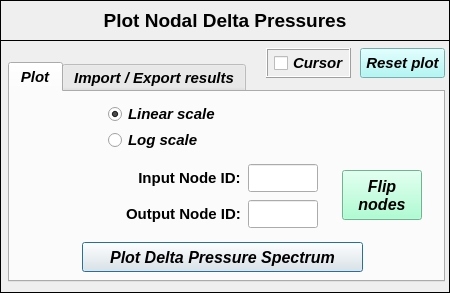
<?xml version="1.0" encoding="UTF-8"?>
<ui version="4.0">
 <class>Dialog</class>
 <widget class="QDialog" name="Dialog">
  <property name="windowModality">
   <enum>Qt::NonModal</enum>
  </property>
  <property name="geometry">
   <rect>
    <x>0</x>
    <y>0</y>
    <width>450</width>
    <height>293</height>
   </rect>
  </property>
  <property name="sizePolicy">
   <sizepolicy hsizetype="Fixed" vsizetype="Expanding">
    <horstretch>0</horstretch>
    <verstretch>0</verstretch>
   </sizepolicy>
  </property>
  <property name="minimumSize">
   <size>
    <width>450</width>
    <height>293</height>
   </size>
  </property>
  <property name="maximumSize">
   <size>
    <width>450</width>
    <height>293</height>
   </size>
  </property>
  <property name="contextMenuPolicy">
   <enum>Qt::DefaultContextMenu</enum>
  </property>
  <property name="windowTitle">
   <string>Plot Nodal Delta Pressures</string>
  </property>
  <property name="windowIcon">
   <iconset>
    <normaloff>../../../../../../Downloads/load - Copia.png</normaloff>../../../../../../Downloads/load - Copia.png</iconset>
  </property>
  <property name="whatsThis">
   <string/>
  </property>
  <widget class="QFrame" name="frame">
   <property name="geometry">
    <rect>
     <x>0</x>
     <y>0</y>
     <width>450</width>
     <height>41</height>
    </rect>
   </property>
   <property name="minimumSize">
    <size>
     <width>450</width>
     <height>0</height>
    </size>
   </property>
   <property name="frameShape">
    <enum>QFrame::Box</enum>
   </property>
   <property name="frameShadow">
    <enum>QFrame::Plain</enum>
   </property>
   <property name="lineWidth">
    <number>1</number>
   </property>
   <widget class="QLabel" name="Title">
    <property name="geometry">
     <rect>
      <x>20</x>
      <y>6</y>
      <width>410</width>
      <height>30</height>
     </rect>
    </property>
    <property name="minimumSize">
     <size>
      <width>410</width>
      <height>30</height>
     </size>
    </property>
    <property name="maximumSize">
     <size>
      <width>410</width>
      <height>30</height>
     </size>
    </property>
    <property name="font">
     <font>
      <family>Arial</family>
      <pointsize>14</pointsize>
      <weight>75</weight>
      <italic>false</italic>
      <bold>true</bold>
     </font>
    </property>
    <property name="text">
     <string>&lt;html&gt;&lt;head/&gt;&lt;body&gt;&lt;p align=&quot;center&quot;&gt;Plot Nodal Delta Pressures&lt;/p&gt;&lt;/body&gt;&lt;/html&gt;</string>
    </property>
    <property name="textFormat">
     <enum>Qt::AutoText</enum>
    </property>
    <property name="alignment">
     <set>Qt::AlignCenter</set>
    </property>
   </widget>
  </widget>
  <widget class="QFrame" name="frame_2">
   <property name="geometry">
    <rect>
     <x>0</x>
     <y>40</y>
     <width>450</width>
     <height>253</height>
    </rect>
   </property>
   <property name="minimumSize">
    <size>
     <width>450</width>
     <height>0</height>
    </size>
   </property>
   <property name="frameShape">
    <enum>QFrame::Box</enum>
   </property>
   <property name="frameShadow">
    <enum>QFrame::Plain</enum>
   </property>
   <widget class="QTabWidget" name="tabWidget_plot_results">
    <property name="geometry">
     <rect>
      <x>8</x>
      <y>22</y>
      <width>437</width>
      <height>220</height>
     </rect>
    </property>
    <property name="minimumSize">
     <size>
      <width>430</width>
      <height>220</height>
     </size>
    </property>
    <property name="maximumSize">
     <size>
      <width>440</width>
      <height>220</height>
     </size>
    </property>
    <property name="font">
     <font>
      <family>Arial</family>
      <pointsize>11</pointsize>
      <weight>75</weight>
      <italic>true</italic>
      <bold>true</bold>
     </font>
    </property>
    <property name="currentIndex">
     <number>0</number>
    </property>
    <widget class="QWidget" name="tab_plot">
     <attribute name="title">
      <string>Plot</string>
     </attribute>
     <widget class="QWidget" name="verticalLayoutWidget_4">
      <property name="geometry">
       <rect>
        <x>98</x>
        <y>12</y>
        <width>246</width>
        <height>48</height>
       </rect>
      </property>
      <layout class="QVBoxLayout" name="verticalLayout_4">
       <item>
        <widget class="QRadioButton" name="radioButton_linear_scale">
         <property name="maximumSize">
          <size>
           <width>270</width>
           <height>20</height>
          </size>
         </property>
         <property name="font">
          <font>
           <family>Arial</family>
           <pointsize>11</pointsize>
           <weight>75</weight>
           <italic>true</italic>
           <bold>true</bold>
          </font>
         </property>
         <property name="text">
          <string>Linear scale</string>
         </property>
         <property name="iconSize">
          <size>
           <width>30</width>
           <height>30</height>
          </size>
         </property>
         <property name="checked">
          <bool>true</bool>
         </property>
        </widget>
       </item>
       <item>
        <widget class="QRadioButton" name="radioButton_log_scale">
         <property name="maximumSize">
          <size>
           <width>270</width>
           <height>20</height>
          </size>
         </property>
         <property name="font">
          <font>
           <family>Arial</family>
           <pointsize>11</pointsize>
           <weight>75</weight>
           <italic>true</italic>
           <bold>true</bold>
          </font>
         </property>
         <property name="text">
          <string>Log scale</string>
         </property>
         <property name="checked">
          <bool>false</bool>
         </property>
        </widget>
       </item>
      </layout>
     </widget>
     <widget class="QWidget" name="formLayoutWidget">
      <property name="geometry">
       <rect>
        <x>116</x>
        <y>70</y>
        <width>193</width>
        <height>68</height>
       </rect>
      </property>
      <layout class="QGridLayout" name="gridLayout">
       <property name="horizontalSpacing">
        <number>7</number>
       </property>
       <property name="verticalSpacing">
        <number>6</number>
       </property>
       <item row="0" column="0" alignment="Qt::AlignRight">
        <widget class="QLabel" name="Input_NodeID">
         <property name="minimumSize">
          <size>
           <width>0</width>
           <height>28</height>
          </size>
         </property>
         <property name="maximumSize">
          <size>
           <width>16777215</width>
           <height>28</height>
          </size>
         </property>
         <property name="font">
          <font>
           <family>Arial</family>
           <pointsize>11</pointsize>
           <weight>75</weight>
           <italic>false</italic>
           <bold>true</bold>
          </font>
         </property>
         <property name="text">
          <string>Input Node ID:</string>
         </property>
         <property name="alignment">
          <set>Qt::AlignCenter</set>
         </property>
        </widget>
       </item>
       <item row="0" column="1" alignment="Qt::AlignHCenter">
        <widget class="QLineEdit" name="lineEdit_inputNodeID">
         <property name="minimumSize">
          <size>
           <width>70</width>
           <height>28</height>
          </size>
         </property>
         <property name="maximumSize">
          <size>
           <width>70</width>
           <height>28</height>
          </size>
         </property>
         <property name="font">
          <font>
           <family>Arial</family>
           <pointsize>11</pointsize>
           <weight>75</weight>
           <italic>true</italic>
           <bold>true</bold>
          </font>
         </property>
         <property name="layoutDirection">
          <enum>Qt::LeftToRight</enum>
         </property>
         <property name="styleSheet">
          <string notr="true">color: rgb(0, 0, 255);</string>
         </property>
         <property name="alignment">
          <set>Qt::AlignCenter</set>
         </property>
        </widget>
       </item>
       <item row="1" column="0" alignment="Qt::AlignRight">
        <widget class="QLabel" name="Output_NodeID">
         <property name="minimumSize">
          <size>
           <width>0</width>
           <height>28</height>
          </size>
         </property>
         <property name="maximumSize">
          <size>
           <width>16777215</width>
           <height>28</height>
          </size>
         </property>
         <property name="font">
          <font>
           <family>Arial</family>
           <pointsize>11</pointsize>
           <weight>75</weight>
           <italic>false</italic>
           <bold>true</bold>
          </font>
         </property>
         <property name="text">
          <string>Output Node ID:</string>
         </property>
         <property name="alignment">
          <set>Qt::AlignCenter</set>
         </property>
        </widget>
       </item>
       <item row="1" column="1" alignment="Qt::AlignHCenter">
        <widget class="QLineEdit" name="lineEdit_outputNodeID">
         <property name="minimumSize">
          <size>
           <width>70</width>
           <height>28</height>
          </size>
         </property>
         <property name="maximumSize">
          <size>
           <width>70</width>
           <height>28</height>
          </size>
         </property>
         <property name="font">
          <font>
           <family>Arial</family>
           <pointsize>11</pointsize>
           <weight>75</weight>
           <italic>true</italic>
           <bold>true</bold>
          </font>
         </property>
         <property name="layoutDirection">
          <enum>Qt::LeftToRight</enum>
         </property>
         <property name="styleSheet">
          <string notr="true">color: rgb(0, 0, 255);</string>
         </property>
         <property name="alignment">
          <set>Qt::AlignCenter</set>
         </property>
        </widget>
       </item>
      </layout>
     </widget>
     <widget class="QPushButton" name="pushButton">
      <property name="geometry">
       <rect>
        <x>72</x>
        <y>150</y>
        <width>281</width>
        <height>30</height>
       </rect>
      </property>
      <property name="minimumSize">
       <size>
        <width>281</width>
        <height>30</height>
       </size>
      </property>
      <property name="maximumSize">
       <size>
        <width>281</width>
        <height>30</height>
       </size>
      </property>
      <property name="font">
       <font>
        <family>Arial</family>
        <pointsize>12</pointsize>
        <weight>75</weight>
        <italic>true</italic>
        <bold>true</bold>
       </font>
      </property>
      <property name="text">
       <string>Plot Delta Pressure Spectrum</string>
      </property>
     </widget>
     <widget class="QPushButton" name="pushButton_flipNodes">
      <property name="geometry">
       <rect>
        <x>332</x>
        <y>78</y>
        <width>80</width>
        <height>50</height>
       </rect>
      </property>
      <property name="minimumSize">
       <size>
        <width>80</width>
        <height>50</height>
       </size>
      </property>
      <property name="maximumSize">
       <size>
        <width>80</width>
        <height>50</height>
       </size>
      </property>
      <property name="font">
       <font>
        <family>Arial</family>
        <pointsize>12</pointsize>
        <weight>75</weight>
        <italic>true</italic>
        <bold>true</bold>
       </font>
      </property>
      <property name="styleSheet">
       <string notr="true">background-color: rgb(150, 255, 200);</string>
      </property>
      <property name="text">
       <string>Flip 
nodes</string>
      </property>
     </widget>
    </widget>
    <widget class="QWidget" name="tab_export_import">
     <attribute name="title">
      <string>Import / Export results</string>
     </attribute>
     <widget class="QTabWidget" name="tabWidget_2">
      <property name="geometry">
       <rect>
        <x>4</x>
        <y>10</y>
        <width>425</width>
        <height>172</height>
       </rect>
      </property>
      <property name="sizePolicy">
       <sizepolicy hsizetype="Expanding" vsizetype="Expanding">
        <horstretch>0</horstretch>
        <verstretch>0</verstretch>
       </sizepolicy>
      </property>
      <property name="minimumSize">
       <size>
        <width>425</width>
        <height>172</height>
       </size>
      </property>
      <property name="maximumSize">
       <size>
        <width>425</width>
        <height>172</height>
       </size>
      </property>
      <property name="font">
       <font>
        <family>Arial</family>
        <pointsize>11</pointsize>
        <weight>75</weight>
        <italic>true</italic>
        <bold>true</bold>
       </font>
      </property>
      <property name="currentIndex">
       <number>0</number>
      </property>
      <widget class="QWidget" name="tab_3">
       <attribute name="title">
        <string>Export</string>
       </attribute>
       <widget class="QToolButton" name="toolButton_ExportResults">
        <property name="geometry">
         <rect>
          <x>134</x>
          <y>100</y>
          <width>152</width>
          <height>30</height>
         </rect>
        </property>
        <property name="minimumSize">
         <size>
          <width>152</width>
          <height>30</height>
         </size>
        </property>
        <property name="maximumSize">
         <size>
          <width>152</width>
          <height>30</height>
         </size>
        </property>
        <property name="sizeIncrement">
         <size>
          <width>0</width>
          <height>0</height>
         </size>
        </property>
        <property name="font">
         <font>
          <family>Arial</family>
          <pointsize>12</pointsize>
          <weight>75</weight>
          <italic>true</italic>
          <bold>true</bold>
         </font>
        </property>
        <property name="text">
         <string>Export results</string>
        </property>
       </widget>
       <widget class="QLineEdit" name="lineEdit_SaveResultsPath">
        <property name="geometry">
         <rect>
          <x>126</x>
          <y>58</y>
          <width>221</width>
          <height>25</height>
         </rect>
        </property>
        <property name="minimumSize">
         <size>
          <width>0</width>
          <height>25</height>
         </size>
        </property>
        <property name="maximumSize">
         <size>
          <width>16777215</width>
          <height>25</height>
         </size>
        </property>
        <property name="font">
         <font>
          <pointsize>8</pointsize>
          <weight>50</weight>
          <italic>true</italic>
          <bold>false</bold>
         </font>
        </property>
        <property name="layoutDirection">
         <enum>Qt::LeftToRight</enum>
        </property>
        <property name="alignment">
         <set>Qt::AlignCenter</set>
        </property>
       </widget>
       <widget class="QToolButton" name="toolButton_ChooseFolderExport">
        <property name="geometry">
         <rect>
          <x>350</x>
          <y>58</y>
          <width>65</width>
          <height>25</height>
         </rect>
        </property>
        <property name="minimumSize">
         <size>
          <width>65</width>
          <height>25</height>
         </size>
        </property>
        <property name="maximumSize">
         <size>
          <width>65</width>
          <height>25</height>
         </size>
        </property>
        <property name="font">
         <font>
          <family>Arial</family>
          <pointsize>11</pointsize>
          <weight>75</weight>
          <italic>true</italic>
          <bold>true</bold>
         </font>
        </property>
        <property name="text">
         <string>Search</string>
        </property>
       </widget>
       <widget class="QLineEdit" name="lineEdit_FileName">
        <property name="geometry">
         <rect>
          <x>126</x>
          <y>16</y>
          <width>221</width>
          <height>25</height>
         </rect>
        </property>
        <property name="minimumSize">
         <size>
          <width>0</width>
          <height>25</height>
         </size>
        </property>
        <property name="maximumSize">
         <size>
          <width>16777215</width>
          <height>25</height>
         </size>
        </property>
        <property name="font">
         <font>
          <pointsize>10</pointsize>
          <weight>75</weight>
          <italic>true</italic>
          <bold>true</bold>
         </font>
        </property>
        <property name="layoutDirection">
         <enum>Qt::LeftToRight</enum>
        </property>
        <property name="text">
         <string/>
        </property>
        <property name="alignment">
         <set>Qt::AlignCenter</set>
        </property>
       </widget>
       <widget class="QLabel" name="label_6">
        <property name="geometry">
         <rect>
          <x>2</x>
          <y>16</y>
          <width>120</width>
          <height>25</height>
         </rect>
        </property>
        <property name="minimumSize">
         <size>
          <width>120</width>
          <height>25</height>
         </size>
        </property>
        <property name="maximumSize">
         <size>
          <width>120</width>
          <height>25</height>
         </size>
        </property>
        <property name="font">
         <font>
          <family>Arial</family>
          <pointsize>11</pointsize>
          <weight>75</weight>
          <italic>false</italic>
          <bold>true</bold>
         </font>
        </property>
        <property name="text">
         <string>Insert a name:</string>
        </property>
        <property name="scaledContents">
         <bool>false</bool>
        </property>
        <property name="alignment">
         <set>Qt::AlignRight|Qt::AlignTrailing|Qt::AlignVCenter</set>
        </property>
       </widget>
       <widget class="QLabel" name="label_5">
        <property name="geometry">
         <rect>
          <x>2</x>
          <y>58</y>
          <width>120</width>
          <height>25</height>
         </rect>
        </property>
        <property name="minimumSize">
         <size>
          <width>120</width>
          <height>25</height>
         </size>
        </property>
        <property name="maximumSize">
         <size>
          <width>120</width>
          <height>25</height>
         </size>
        </property>
        <property name="font">
         <font>
          <family>Arial</family>
          <pointsize>11</pointsize>
          <weight>75</weight>
          <italic>false</italic>
          <bold>true</bold>
         </font>
        </property>
        <property name="text">
         <string>Choose a folder:</string>
        </property>
        <property name="alignment">
         <set>Qt::AlignRight|Qt::AlignTrailing|Qt::AlignVCenter</set>
        </property>
       </widget>
      </widget>
      <widget class="QWidget" name="tab_4">
       <attribute name="title">
        <string>Import</string>
       </attribute>
       <widget class="QPushButton" name="pushButton_AddImportedPlot">
        <property name="geometry">
         <rect>
          <x>54</x>
          <y>100</y>
          <width>306</width>
          <height>30</height>
         </rect>
        </property>
        <property name="font">
         <font>
          <family>Arial</family>
          <pointsize>12</pointsize>
          <weight>75</weight>
          <italic>true</italic>
          <bold>true</bold>
         </font>
        </property>
        <property name="text">
         <string>Add imported results to the main plot</string>
        </property>
       </widget>
       <widget class="QSpinBox" name="spinBox">
        <property name="geometry">
         <rect>
          <x>254</x>
          <y>58</y>
          <width>42</width>
          <height>25</height>
         </rect>
        </property>
        <property name="minimumSize">
         <size>
          <width>0</width>
          <height>25</height>
         </size>
        </property>
        <property name="maximumSize">
         <size>
          <width>16777215</width>
          <height>25</height>
         </size>
        </property>
        <property name="maximum">
         <number>10</number>
        </property>
       </widget>
       <widget class="QLabel" name="label_9">
        <property name="geometry">
         <rect>
          <x>93</x>
          <y>58</y>
          <width>160</width>
          <height>25</height>
         </rect>
        </property>
        <property name="minimumSize">
         <size>
          <width>160</width>
          <height>25</height>
         </size>
        </property>
        <property name="maximumSize">
         <size>
          <width>160</width>
          <height>25</height>
         </size>
        </property>
        <property name="font">
         <font>
          <family>Arial</family>
          <pointsize>11</pointsize>
          <weight>75</weight>
          <italic>false</italic>
          <bold>true</bold>
         </font>
        </property>
        <property name="text">
         <string>Header rows to skip:</string>
        </property>
        <property name="alignment">
         <set>Qt::AlignCenter</set>
        </property>
       </widget>
       <widget class="QLabel" name="label_4">
        <property name="geometry">
         <rect>
          <x>12</x>
          <y>16</y>
          <width>100</width>
          <height>25</height>
         </rect>
        </property>
        <property name="minimumSize">
         <size>
          <width>100</width>
          <height>25</height>
         </size>
        </property>
        <property name="maximumSize">
         <size>
          <width>100</width>
          <height>25</height>
         </size>
        </property>
        <property name="font">
         <font>
          <family>Arial</family>
          <pointsize>11</pointsize>
          <weight>75</weight>
          <italic>false</italic>
          <bold>true</bold>
         </font>
        </property>
        <property name="text">
         <string>Load results:</string>
        </property>
        <property name="alignment">
         <set>Qt::AlignCenter</set>
        </property>
       </widget>
       <widget class="QLineEdit" name="lineEdit_ImportResultsPath">
        <property name="geometry">
         <rect>
          <x>112</x>
          <y>16</y>
          <width>229</width>
          <height>25</height>
         </rect>
        </property>
        <property name="minimumSize">
         <size>
          <width>0</width>
          <height>25</height>
         </size>
        </property>
        <property name="maximumSize">
         <size>
          <width>16777215</width>
          <height>25</height>
         </size>
        </property>
        <property name="font">
         <font>
          <pointsize>8</pointsize>
          <weight>50</weight>
          <italic>true</italic>
          <bold>false</bold>
         </font>
        </property>
        <property name="layoutDirection">
         <enum>Qt::LeftToRight</enum>
        </property>
        <property name="alignment">
         <set>Qt::AlignCenter</set>
        </property>
       </widget>
       <widget class="QToolButton" name="toolButton_ChooseFolderImport">
        <property name="geometry">
         <rect>
          <x>344</x>
          <y>16</y>
          <width>60</width>
          <height>25</height>
         </rect>
        </property>
        <property name="maximumSize">
         <size>
          <width>60</width>
          <height>16777215</height>
         </size>
        </property>
        <property name="font">
         <font>
          <family>Arial</family>
          <pointsize>11</pointsize>
          <weight>75</weight>
          <italic>true</italic>
          <bold>true</bold>
         </font>
        </property>
        <property name="text">
         <string>Search</string>
        </property>
       </widget>
      </widget>
     </widget>
    </widget>
   </widget>
   <widget class="QToolButton" name="toolButton_ResetPlot">
    <property name="geometry">
     <rect>
      <x>360</x>
      <y>8</y>
      <width>85</width>
      <height>30</height>
     </rect>
    </property>
    <property name="minimumSize">
     <size>
      <width>85</width>
      <height>30</height>
     </size>
    </property>
    <property name="maximumSize">
     <size>
      <width>85</width>
      <height>30</height>
     </size>
    </property>
    <property name="font">
     <font>
      <family>Arial</family>
      <pointsize>11</pointsize>
      <weight>75</weight>
      <italic>true</italic>
      <bold>true</bold>
     </font>
    </property>
    <property name="styleSheet">
     <string notr="true">background-color: rgb(159, 247, 245);</string>
    </property>
    <property name="text">
     <string>Reset plot</string>
    </property>
   </widget>
   <widget class="QFrame" name="frame_6">
    <property name="geometry">
     <rect>
      <x>266</x>
      <y>8</y>
      <width>85</width>
      <height>30</height>
     </rect>
    </property>
    <property name="minimumSize">
     <size>
      <width>0</width>
      <height>30</height>
     </size>
    </property>
    <property name="maximumSize">
     <size>
      <width>16777215</width>
      <height>30</height>
     </size>
    </property>
    <property name="sizeIncrement">
     <size>
      <width>0</width>
      <height>110</height>
     </size>
    </property>
    <property name="frameShape">
     <enum>QFrame::Box</enum>
    </property>
    <property name="frameShadow">
     <enum>QFrame::Raised</enum>
    </property>
    <widget class="QCheckBox" name="checkBox_cursor">
     <property name="geometry">
      <rect>
       <x>8</x>
       <y>2</y>
       <width>75</width>
       <height>26</height>
      </rect>
     </property>
     <property name="font">
      <font>
       <family>Arial</family>
       <pointsize>11</pointsize>
       <weight>75</weight>
       <italic>true</italic>
       <bold>true</bold>
      </font>
     </property>
     <property name="text">
      <string>Cursor</string>
     </property>
     <property name="checked">
      <bool>false</bool>
     </property>
    </widget>
   </widget>
  </widget>
 </widget>
 <resources/>
 <connections/>
</ui>
